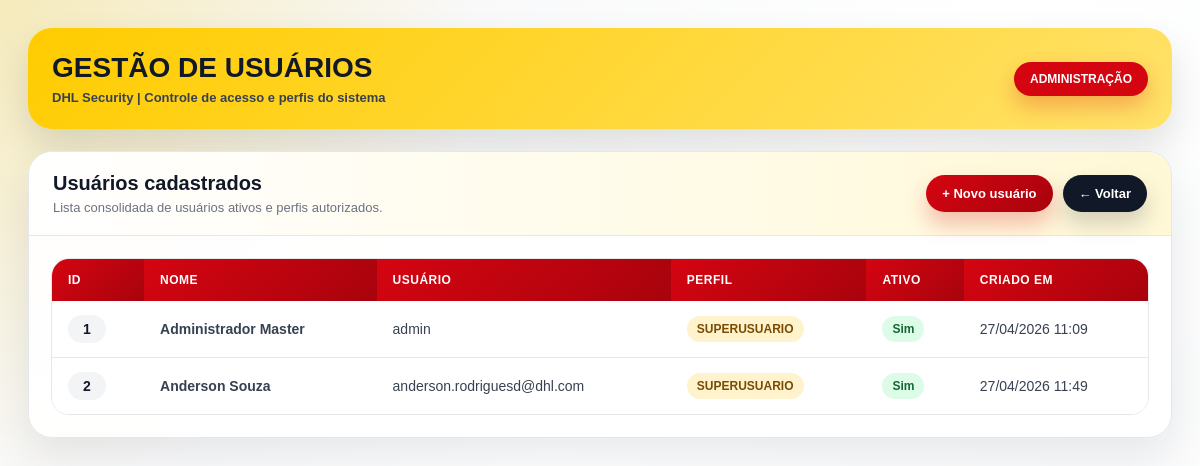
/usuarios (signed in), run on the app's committed database.
### app.py (models this page shows)
class Usuario(db.Model):
    __tablename__ = "usuarios"
    id = db.Column(db.Integer, primary_key=True)
    nome = db.Column(db.String(120), nullable=False)
    username = db.Column(db.String(80), unique=True, nullable=False)
    senha_hash = db.Column(db.String(255), nullable=False)
    perfil = db.Column(db.String(30), nullable=False, default="OPERACIONAL")
    ativo = db.Column(db.Boolean, default=True)
    criado_em = db.Column(db.DateTime, default=datetime.utcnow)

### app.py (the view)
@app.route("/usuarios")
@login_required
@perfil_required("SUPERUSUARIO")
def listar_usuarios():
    usuarios = Usuario.query.order_by(Usuario.nome.asc()).all()
    return render_template("usuarios.html", usuarios=usuarios)

### app.py (called while the page is built)
def login_required(func):
    @wraps(func)
    def wrapper(*args, **kwargs):
        if not session.get("user_id"):
            flash("Faça login para continuar.", "warning")
            return redirect(url_for("login"))
        return func(*args, **kwargs)
    return wrapper

def perfil_required(*perfis):
    def decorator(func):
        @wraps(func)
        def wrapper(*args, **kwargs):
            if not session.get("user_id"):
                flash("Faça login para continuar.", "warning")
                return redirect(url_for("login"))
            perfil = (session.get("user_perfil") or "").upper()
            if perfil not in perfis:
                flash("Você não tem permissão para acessar esta área.", "danger")
                return redirect(url_for("ocorrencias"))
            return func(*args, **kwargs)
        return wrapper
    return decorator

### templates/usuarios.html (shortened to what this page needs)
<!doctype html>
<html lang="pt-br">
<head>
</head>
<body>
  <main class="page">
    <section class="hero">
      <div>
        <h1>Gestão de Usuários</h1>
        <p>DHL Security | Controle de acesso e perfis do sistema</p>
      </div>
      <div class="badge">ADMINISTRAÇÃO</div>
    </section>
    <section class="card">
      <div class="card-top">
        <div>
          <h2>Usuários cadastrados</h2>
          <p>Lista consolidada de usuários ativos e perfis autorizados.</p>
        </div>
        <div class="actions">
          <a href="{{ url_for('register') }}" class="btn btn-red">+ Novo usuário</a>
          <a href="{{ url_for('ocorrencias') }}" class="btn btn-dark">← Voltar</a>
        </div>
      </div>
      <div class="table-wrap">
        <table>
          <thead>
            <tr>
              <th>ID</th>
              <th>Nome</th>
              <th>Usuário</th>
              <th>Perfil</th>
              <th>Ativo</th>
              <th>Criado em</th>
            </tr>
          </thead>
          <tbody>
            {% for u in usuarios %}
            <tr>
              <td><span class="id-pill">{{ u.id }}</span></td>
              <td><strong>{{ u.nome }}</strong></td>
              <td>{{ u.username }}</td>
              <td><span class="perfil">{{ u.perfil }}</span></td>
              <td>
                {% if u.ativo %}
                  <span class="status-ativo">Sim</span>
                {% else %}
                  <span class="status-inativo">Não</span>
                {% endif %}
              </td>
              <td>{{ u.criado_em.strftime('%d/%m/%Y %H:%M') if u.criado_em else '-' }}</td>
            </tr>
            {% else %}
            <tr>
              <td colspan="6" class="empty">Nenhum usuário cadastrado.</td>
            </tr>
            {% endfor %}
          </tbody>
        </table>
      </div>
    </section>
  </main>
</body>
</html>

### templates/usuarios.html (style rules this page uses)
:root { --dhl-yellow:#ffcc00; --dhl-red:#d40511; --dhl-dark-red:#a8030d; --dark:#111827; --muted:#6b7280; --line:#e5e7eb; --bg:#f3f4f6; --white:#fff; }
* { box-sizing:border-box; }
body { margin:0; font-family:Arial, Helvetica, sans-serif; background: radial-gradient(circle at top left, rgba(255,204,0,.24), transparent 34%), linear-gradient(135deg, #f3f4f6 0%, #fff 50%, #f9fafb 100%); min-height:100vh; padding:28px; color:var(--dark); }
.page { max-width:1220px; margin:0 auto; }
.hero { background:linear-gradient(135deg, var(--dhl-yellow), #ffe26a); border-radius:24px; padding:24px; display:flex; justify-content:space-between; align-items:center; gap:18px; box-shadow:0 18px 38px rgba(0,0,0,.12); margin-bottom:22px; }
.hero h1 { margin:0; font-size:28px; font-weight:900; text-transform:uppercase; }
.hero p { margin:6px 0 0; color:#374151; font-weight:700; font-size:13px; }
.badge { background:var(--dhl-red); color:#fff; padding:10px 16px; border-radius:999px; font-weight:900; font-size:12px; box-shadow:0 10px 22px rgba(212,5,17,.25); white-space:nowrap; }
.card { background:rgba(255,255,255,.95); border:1px solid var(--line); border-radius:24px; box-shadow:0 20px 45px rgba(15,23,42,.09); overflow:hidden; }
.card-top { padding:20px 24px; display:flex; justify-content:space-between; align-items:center; gap:14px; border-bottom:1px solid var(--line); background:linear-gradient(90deg, #fff, #fff8d6); }
.card-top h2 { margin:0; font-size:20px; font-weight:900; }
.card-top p { margin:5px 0 0; color:var(--muted); font-size:13px; }
.actions { display:flex; gap:10px; flex-wrap:wrap; }
.btn { display:inline-flex; align-items:center; justify-content:center; gap:8px; padding:11px 16px; border-radius:999px; text-decoration:none; font-weight:900; font-size:13px; transition:.2s ease; border:none; }
.btn-red { background:linear-gradient(135deg, var(--dhl-red), var(--dhl-dark-red)); color:#fff; box-shadow:0 12px 22px rgba(212,5,17,.25); }
.btn-dark { background:#111827; color:#fff; box-shadow:0 12px 22px rgba(17,24,39,.18); }
.table-wrap { padding:22px; overflow-x:auto; }
table { width:100%; border-collapse:separate; border-spacing:0; min-width:850px; overflow:hidden; border:1px solid var(--line); border-radius:18px; }
th { background:linear-gradient(135deg, var(--dhl-red), var(--dhl-dark-red)); color:#fff; text-align:left; padding:14px 16px; font-size:12px; text-transform:uppercase; letter-spacing:.5px; white-space:nowrap; }
td { padding:14px 16px; border-bottom:1px solid var(--line); font-size:14px; color:#374151; background:#fff; }
tbody tr:last-child td { border-bottom:none; }
.id-pill { display:inline-flex; align-items:center; justify-content:center; min-width:38px; padding:6px 10px; border-radius:999px; background:#f3f4f6; font-weight:900; color:#111827; }
.perfil { display:inline-flex; padding:6px 10px; border-radius:999px; background:#fff3cd; color:#7a4b00; font-weight:900; font-size:12px; }
.status-ativo { display:inline-flex; padding:6px 10px; border-radius:999px; background:#dcfce7; color:#166534; font-weight:900; font-size:12px; }

### data on the page
Usuario: id "1", nome "Administrador Master", username "admin", perfil "SUPERUSUARIO", ativo "Sim", criado_em "27/04/2026 11:09"
Usuario: id "2", nome "Anderson Souza", username "anderson.rodriguesd@dhl.com", perfil "SUPERUSUARIO", ativo "Sim", criado_em "27/04/2026 11:49"
